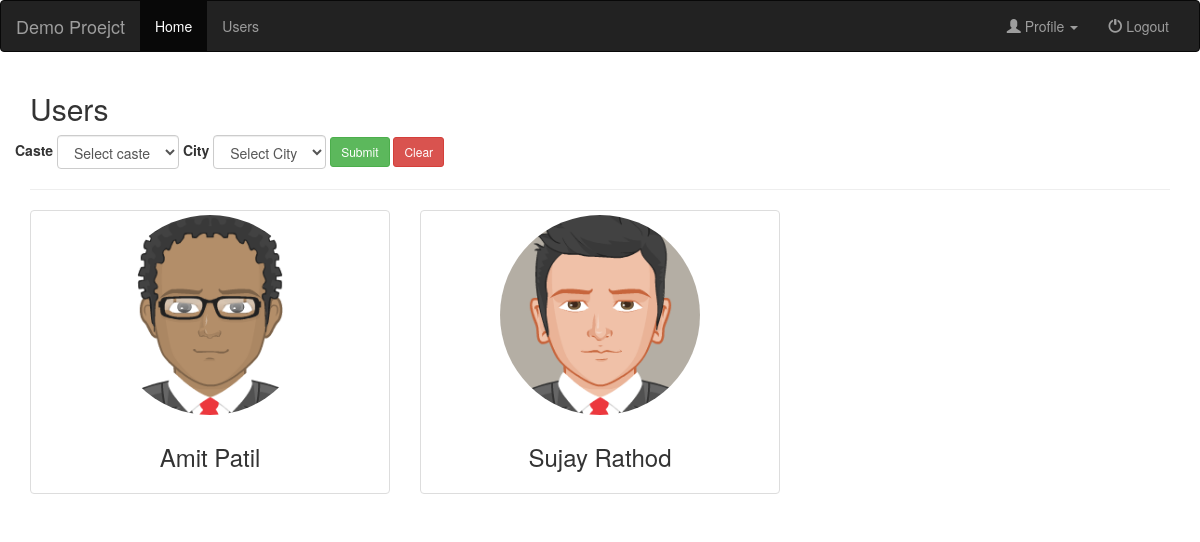
The app's page /user/users.php (signed in) with its own data.
### tables this page shows
CREATE TABLE `user` (
  `id` int(11) NOT NULL,
  `name` varchar(200) NOT NULL,
  `email` varchar(100) NOT NULL,
  `mobile` varchar(50) NOT NULL,
  `casteid` int(11) DEFAULT NULL,
  `cityid` int(11) DEFAULT NULL,
  `address` text DEFAULT NULL,
  `photo` varchar(200) DEFAULT NULL,
  `dob` date DEFAULT NULL,
  `status` int(11) NOT NULL,
  `familydetails` text DEFAULT NULL,
  `description` text DEFAULT NULL,
  `password` varchar(100) NOT NULL
);

### user/users.php (the view, shortened to what this page needs)
<?php
include "../db.php";
$username = $_SESSION['user'];
$query = "SELECT u.*, c.name as cityname, ca.name as castename
            FROM
            user as u left join city as c on u.cityid = c.id
            left join caste as ca on u.casteid = ca.id
            WHERE u.status=1";
?>
<!DOCTYPE html>
<html lang="en">
<head>
    <link rel="stylesheet" href="https://maxcdn.bootstrapcdn.com/bootstrap/3.4.1/css/bootstrap.min.css">
    <link rel="stylesheet" href="https://cdn.datatables.net/1.13.5/css/jquery.dataTables.min.css">
</head>
<body>
    <?php
    include "nav.php";
    ?>
    <div class="container">
        <h2>Users</h2>
        <div class="row">
            <form method="post" action="" class="form-inline">
                <div class="form-group">
                    <label for="exampleInputPassword1">Caste</label>
                    <select class="form-control" id="caste" name="caste">
                        <option value="">Select caste</option>
                    </select>
                </div>
                <div class="form-group">
                    <label for="exampleInputPassword1">City</label>
                    <select class="form-control" id="city" name="city">
                        <option value="">Select City</option>
                    </select>
                </div>
                <button type="submit" name="submit" id="submit" class="btn btn-success btn-sm">Submit</button>
                <button type="reset" class="btn btn-danger btn-sm">Clear</button>
            </form>
        </div>
        <hr>
        <div class="row" id="userslist">
            <?php
            $data = mysqli_query($connection, $query);
            while ($row = mysqli_fetch_assoc($data)) {
            ?>
                <div class="col-md-4">
                    <div class="thumbnail">
                        <a href="details.php?id=<?= $row['id'] ?>" target="_blank">
                            <?php
                            if ($row['photo'] == null) {
                                echo '<img src="../userphotos/default.png" class="img-circle  " alt="' . $username . '" width="200" height="200" id="preview-selected-image">';
                            } else {
                                echo '<img src="../userphotos/' . $row['photo'] . '" class="img-circle " alt="' . $username . '" width="200" height="200" id="preview-selected-image">';
                            }
                            ?>
                            <div class="caption">
                                <h3 class="text-center"><?= $row['name'] ?></h3>
                            </div>
                        </a>
                    </div>
                </div>
            <?php } ?>
        </div>
    </div>
</body>
</html>

### records on screen
user: photo (picture), name "Amit Patil"
user: name "Sujay Rathod"

### other values on screen
$projectName "Demo Proejct"
